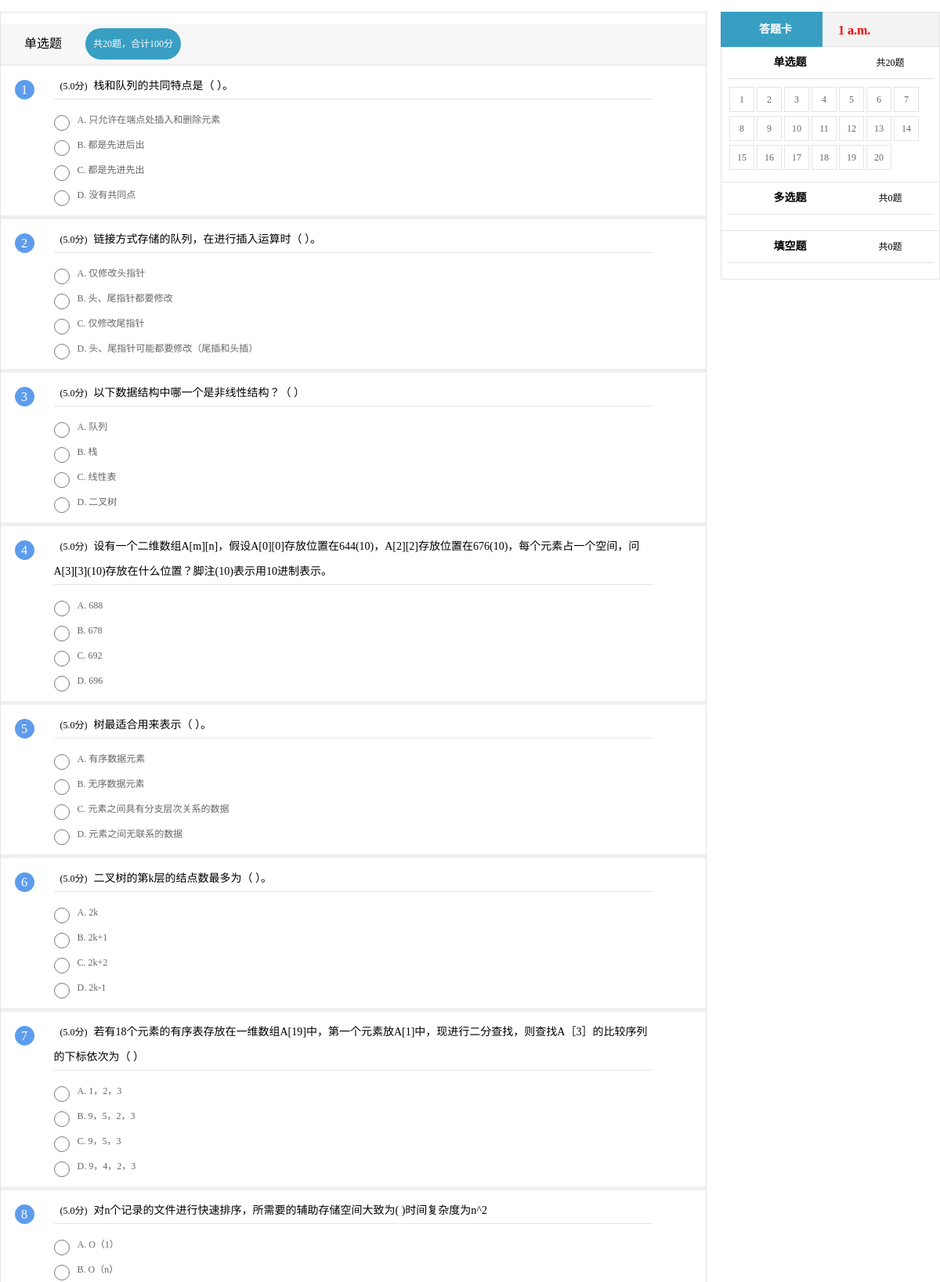
Page /11/ (signed in, upper part) on the committed database.
### testsystem/models.py (models this page shows, shortened)
class Paper(models.Model):
    paper_text = models.CharField('试卷标题', max_length=128)
    pub_date = models.DateTimeField('发布日期', auto_now_add=True)
    time = models.TimeField("限时")
    class Meta:
        verbose_name = '试卷'
        verbose_name_plural = verbose_name

class SC_question(models.Model):
    SC_text = models.CharField('单选题内容', max_length=200)
    SC_solution = models.CharField('单选题答案', max_length=1, choices=SYMBOLS)
    value = models.DecimalField('分值', max_digits=4, decimal_places=1)
    paper = models.ForeignKey(Paper, on_delete=models.CASCADE)
    class Meta:
        verbose_name = '单选题'
        verbose_name_plural = verbose_name

class SC_choice(models.Model):
    choice_symbol = models.CharField('选项符号', max_length=1, choices=SYMBOLS)
    choice_text = models.CharField('选项内容', max_length=200)
    question = models.ForeignKey(SC_question, on_delete=models.CASCADE)
    paper = models.ForeignKey(Paper, on_delete=models.CASCADE)
    class Meta:
        verbose_name = '单选题选项'
        verbose_name_plural = verbose_name

### testsystem/views.py (the view)
# urls.py: path('<int:paper_id>/', views.paper, name='paper'),
def paper(request, paper_id):
    paper = get_object_or_404(Paper, pk=paper_id)
    sc_value_list = [i.value for i in paper.sc_question_set.all()]
    sc_value = value_list_sum(sc_value_list)
    mc_value_list = [i.value for i in paper.mc_question_set.all()]
    mc_value = value_list_sum(mc_value_list)
    blank_value_list = [i.value for i in paper.blank_question_set.all()]
    blank_value = value_list_sum(blank_value_list)
    if models.Score.objects.filter(user_id=request.session['user_id'], paper_id=paper.id):
        passed = True
        answer = models.Score.objects.get(user_id=request.session['user_id'], paper_id=paper.id).answer
        answer_timing = str(models.Score.objects.get(user_id=request.session['user_id'], paper_id=paper.id).time)
        score = models.Score.objects.get(user_id=request.session['user_id'], paper_id=paper.id).score
        return render(request, 'testsystem/paper.html', locals())
    else:
        return render(request, 'testsystem/paper.html', locals())

### testsystem/views.py (called while the page is built)
def value_list_sum(value_list):
    value_sum = 0
    for value in value_list:
        value_sum += value
    return int(value_sum) if '.0' in str(value_sum) else value_sum

### testsystem/templates/testsystem/paper.html (shortened to what this page needs)
{% load static %}
<!DOCTYPE HTML>
<html>
<head>
<link href="{% static '/test/css/main.css' %}" rel="stylesheet" type="text/css" />
<link href="{% static '/test/css/iconfont.css' %}" rel="stylesheet" type="text/css" />
<link href="{% static '/test/css/test.css' %}" rel="stylesheet" type="text/css" />
</head>
<body>
	<div class="main">
		<div class="test_main">
			<div class="nr_left">
				<div class="test">
					<form action="/{{paper.id}}/cal/" method="post">
						<div class="test_content">
							<div class="test_content_title">
								<h2>单选题</h2>
								<p>
									<span>共</span><i class="content_lit">{{paper.sc_question_set.all.count}}</i><span>题，</span><span>合计</span><i class="content_fs">{{sc_value}}</i><span>分</span>
								</p>
							</div>
						</div>
						<div class="test_content_nr">
							<ul>
								{% if paper.sc_question_set %}
									{% for sc_question in paper.sc_question_set.all %}
										<li id="sc_question{{forloop.counter}}">
											<div class="test_content_nr_tt">
												<i>{{forloop.counter}}</i><span>({{sc_question.value}}分)</span><font>{{sc_question.SC_text}}</font><b class="icon iconfont"></b>
											</div>
											<div class="test_content_nr_main">
												<ul>
													{% if sc_question.sc_choice_set %}
														{% for sc_choice in sc_question.sc_choice_set.all %}
															<li class="option">
																	<input type="radio" class="radioOrCheck" name="sc_question{{sc_question.id}}"
																		id="sc_choice{{sc_choice.id}}" value="{{sc_choice.choice_symbol}}"
																	/>
																<label for="sc_choice{{sc_choice.id}}">
																	{{sc_choice.choice_symbol}}.
																	<p class="ue" style="display: inline;">{{sc_choice.choice_text}}</p>
																</label>
															</li>
														{% endfor %}
													{% endif %}
												</ul>
											</div>
										</li>
									{% endfor %}
								{% else %}
									<p>No question</p>
								{% endif %}
							</ul>
						</div>
					</form>
				</div>
			</div>
			<div class="nr_right">
				<div class="nr_rt_main">
					<div class="rt_nr1">
						<div class="rt_nr1_title">
							<h1>
								<i class="icon iconfont"></i>答题卡
							</h1>
							<p class="test_time">
								{% if passed %}
									<b>{{answer_timing}}</b>
								{% else %}
									<b class="alt-1">{{paper.time}}</b>
								{% endif %}
							</p>
						</div>
						<div class="rt_content">
							<div class="rt_content_tt">
								<h2>单选题</h2>
								<p>
									<span>共</span><i class="content_lit">{{paper.sc_question_set.all.count}}</i><span>题</span>
								</p>
							</div>
							<div class="rt_content_nr answerSheet">
								<ul>
									{% if paper.sc_question_set %}
										{% for sc_question in paper.sc_question_set.all %}
											<li><a href="#sc_question{{forloop.counter}}">{{forloop.counter}}</a></li>
										{% endfor %}
									{% endif %}
								</ul>
							</div>
						</div>
						<div class="rt_content">
							<div class="rt_content_tt">
								<h2>多选题</h2>
								<p>
									<span>共</span><i class="content_lit">{{paper.mc_question_set.all.count}}</i><span>题</span>
								</p>
							</div>
							<div class="rt_content_nr answerSheet">
								<ul>
								</ul>
							</div>
						</div>
						<div class="rt_content">
							<div class="rt_content_tt">
								<h2>填空题</h2>
								<p>
									<span>共</span><i class="content_lit">{{paper.blank_question_set.all.count}}</i><span>题</span>
								</p>
							</div>
							<div class="rt_content_nr answerSheet">
								<ul>
								</ul>
							</div>
						</div>
					</div>
				</div>
			</div>
		</div>
	</div>
</body>
</html>

### testsystem/static/test/css/main.css (style rules this page uses)
* { margin: 0; padding: 0; }
html, body { width: 100%;height: 100%;overflow:auto;font-size:12px;margin:0;padding:0; font-family:"微软雅黑";background:#fff; text-align:center; }
ul,li { list-style:none; }
a { text-decoration:none; color:#666; }
i { font-style:normal; }
.iconfont { font-family:iconfont!important;font-style:normal;-webkit-font-smoothing:antialiased;-moz-osx-font-smoothing:grayscale; }

### testsystem/static/test/css/test.css (style rules this page uses)
.test_main { width:1200px; margin:15px auto 0; }
.nr_left { width:900px; height:100%; float:left; }
.test { width:100%; border:1px solid #e4e4e4; text-align:left; float:left; }
.test_time { color:#f00; line-height:45px; }
.test_time b { font-size:16px; height:45px; display:block; float:left; margin-left:10px; }
.test_content { width:100%; height:auto; margin-top:15px; }
.test_content_title { width:100%; height:50px; line-height:50px; background:#f7f7f7; text-align:center; }
.test_content_title h2 { padding:0 30px; font-size:16px; font-weight:normal; display:block; float:left }
.test_content_title p { padding:0 10px; height:40px; line-height:40px; background:#389fc3; color:#fff; border-radius:30px; display:block; float:left; margin-top:5px; }
.test_content_nr { width:100%; border-top:3px solid #efefef; }
.test_content_nr>ul>li { width:100%; border-bottom:5px solid #efefef; padding-top:10px; }
.test_content_nr_tt { width:85%; height:auto; line-height:32px; margin:0 auto; border-bottom:1px solid #e4e4e4; }
.test_content_nr_tt i { width:25px; height:25px; line-height:25px; text-align:center; display:block; float:left; background:#5d9cec; border-radius:50%; margin-left:-50px; color:#fff; margin-top:8px; font-size:16px; }
.test_content_nr_tt span { padding:0 8px; }
.test_content_nr_tt font { font-size:14px }
.test_content_nr_main { width:85%; margin:0 auto; padding:10px 0;height:auto; }
.option { line-height:32px; display:block; background:#fff;color:#666; }
.option input { width:20px; height:20px; display:block; float:left; margin:10px 10px 0 0; }
.option label { height:auto;display:block; }
.nr_right { width:280px; height:100%; float:right; }
.nr_rt_main { width:100%; height:auto; }
.rt_nr1 { width:280px; position:fixed; top:15px; z-index:1000; }
.rt_nr1_title { width:280px; height:45px; line-height:45px; background:#f3f3f3; }
.rt_nr1_title h1 { width:130px; height:45px; background:#389fc3; text-align:center; font-size:14px; display:block; float:left; color:#fff; }
.rt_nr1_title h1 i { padding:0 5px; font-size:14px; font-weight:normal; }
.rt_nr1_title p { width:141px; height:43px; padding-right:8px; border:1px solid #e4e4e4; border-left:0; display:block; float:right; }
.rt_content { width:278px; height:100%; border:1px solid #e4e4e4; border-top:0; }
.rt_content_tt { width:95%; height:40px; line-height:40px; margin:0 auto; border-bottom:1px solid #e4e4e4; }
.rt_content_tt h2 { width:150px; font-size:14px; display:inline-block; }
.rt_content_tt p { width:100px; display:inline-block; }
.answerSheet ul { padding:10px; text-align:left; }
.answerSheet li { display:inline-block;margin-bottom:5px; height:30px; width:30px; line-height:30px; text-align:center; border:1px solid #e4e4e4; }
.answerSheet li a { display:block; }

### rows in the picture
Paper: sc_question_set.all.count "20", time "1 a.m.", mc_question_set.all.count "0", blank_question_set.all.count "0"
SC_question: value "5.0", SC_text "栈和队列的共同特点是（ ）。"
SC_choice: choice_symbol "A", choice_text "只允许在端点处插入和删除元素"
SC_choice: choice_symbol "B", choice_text "都是先进后出"
SC_choice: choice_symbol "C", choice_text "都是先进先出"
SC_choice: choice_symbol "D", choice_text "没有共同点"
SC_question: value "5.0", SC_text "链接方式存储的队列，在进行插入运算时（ ）。"
SC_choice: choice_symbol "A", choice_text "仅修改头指针"
SC_choice: choice_symbol "B", choice_text "头、尾指针都要修改"
SC_choice: choice_symbol "C", choice_text "仅修改尾指针"
SC_choice: choice_symbol "D", choice_text "头、尾指针可能都要修改（尾插和头插）"
SC_question: value "5.0", SC_text "以下数据结构中哪一个是非线性结构？（ ）"
SC_choice: choice_symbol "A", choice_text "队列"
SC_choice: choice_symbol "B", choice_text "栈"
SC_choice: choice_symbol "C", choice_text "线性表"
SC_choice: choice_symbol "D", choice_text "二叉树"
SC_question: value "5.0", SC_text "设有一个二维数组A[m][n]，假设A[0][0]存放位置在644(10)，A[2][2]存放位置在676(10)，每个元素占一个空间，问A[3][3](10)存放在什么位置？脚注(10)表示用10进制表示。"
SC_choice: choice_symbol "A", choice_text "688"
SC_choice: choice_symbol "B", choice_text "678"
SC_choice: choice_symbol "C", choice_text "692"
SC_choice: choice_symbol "D", choice_text "696"
SC_question: value "5.0", SC_text "树最适合用来表示（ ）。"
SC_choice: choice_symbol "A", choice_text "有序数据元素"
SC_choice: choice_symbol "B", choice_text "无序数据元素"
SC_choice: choice_symbol "C", choice_text "元素之间具有分支层次关系的数据"
SC_choice: choice_symbol "D", choice_text "元素之间无联系的数据"
SC_question: value "5.0", SC_text "二叉树的第k层的结点数最多为（ ）。"
SC_choice: choice_symbol "A", choice_text "2k"
SC_choice: choice_symbol "B", choice_text "2k+1"
SC_choice: choice_symbol "C", choice_text "2k+2"
SC_choice: choice_symbol "D", choice_text "2k-1"
SC_question: value "5.0", SC_text "若有18个元素的有序表存放在一维数组A[19]中，第一个元素放A[1]中，现进行二分查找，则查找A［3］的比较序列的下标依次为（ ）"
SC_choice: choice_symbol "A", choice_text "1，2，3"
SC_choice: choice_symbol "B", choice_text "9，5，2，3"
SC_choice: choice_symbol "C", choice_text "9，5，3"
SC_choice: choice_symbol "D", choice_text "9，4，2，3"
SC_question: value "5.0", SC_text "对n个记录的文件进行快速排序，所需要的辅助存储空间大致为( )时间复杂度为n^2"
SC_choice: choice_symbol "A", choice_text "O（1）"
SC_choice: choice_symbol "B", choice_text "O（n）"

### other values in the picture
{{ sc_value }} "100"
